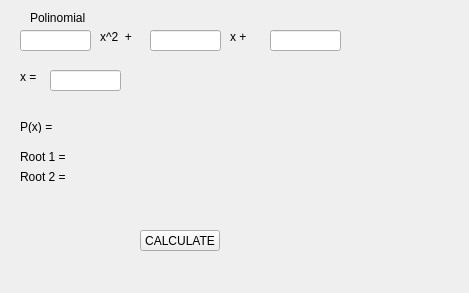
<?xml version="1.0" encoding="UTF-8"?>
<ui version="4.0">
 <class>Interface</class>
 <widget class="QWidget" name="Interface">
  <property name="geometry">
   <rect>
    <x>0</x>
    <y>0</y>
    <width>469</width>
    <height>293</height>
   </rect>
  </property>
  <property name="windowTitle">
   <string>Interface</string>
  </property>
  <widget class="QLabel" name="p_lbl_polinome">
   <property name="geometry">
    <rect>
     <x>30</x>
     <y>10</y>
     <width>81</width>
     <height>16</height>
    </rect>
   </property>
   <property name="text">
    <string>Polinomial</string>
   </property>
  </widget>
  <widget class="QLabel" name="label_2">
   <property name="geometry">
    <rect>
     <x>100</x>
     <y>30</y>
     <width>47</width>
     <height>13</height>
    </rect>
   </property>
   <property name="text">
    <string>x^2  + </string>
   </property>
  </widget>
  <widget class="QLabel" name="label_3">
   <property name="geometry">
    <rect>
     <x>230</x>
     <y>30</y>
     <width>47</width>
     <height>13</height>
    </rect>
   </property>
   <property name="text">
    <string>x + </string>
   </property>
  </widget>
  <widget class="QLabel" name="label_4">
   <property name="geometry">
    <rect>
     <x>20</x>
     <y>70</y>
     <width>47</width>
     <height>13</height>
    </rect>
   </property>
   <property name="text">
    <string>x =</string>
   </property>
  </widget>
  <widget class="QLabel" name="p_lbl_root1">
   <property name="geometry">
    <rect>
     <x>20</x>
     <y>150</y>
     <width>47</width>
     <height>13</height>
    </rect>
   </property>
   <property name="text">
    <string>Root 1 = </string>
   </property>
  </widget>
  <widget class="QLabel" name="p_lbl_root2">
   <property name="geometry">
    <rect>
     <x>20</x>
     <y>170</y>
     <width>47</width>
     <height>13</height>
    </rect>
   </property>
   <property name="text">
    <string>Root 2 = </string>
   </property>
  </widget>
  <widget class="QLabel" name="label_7">
   <property name="geometry">
    <rect>
     <x>20</x>
     <y>120</y>
     <width>47</width>
     <height>13</height>
    </rect>
   </property>
   <property name="text">
    <string>P(x) =</string>
   </property>
  </widget>
  <widget class="QLineEdit" name="p_led_a">
   <property name="geometry">
    <rect>
     <x>20</x>
     <y>30</y>
     <width>71</width>
     <height>21</height>
    </rect>
   </property>
  </widget>
  <widget class="QLineEdit" name="p_led_b">
   <property name="geometry">
    <rect>
     <x>150</x>
     <y>30</y>
     <width>71</width>
     <height>21</height>
    </rect>
   </property>
  </widget>
  <widget class="QLineEdit" name="p_led_c">
   <property name="geometry">
    <rect>
     <x>270</x>
     <y>30</y>
     <width>71</width>
     <height>21</height>
    </rect>
   </property>
  </widget>
  <widget class="QLineEdit" name="p_led_x">
   <property name="geometry">
    <rect>
     <x>50</x>
     <y>70</y>
     <width>71</width>
     <height>21</height>
    </rect>
   </property>
  </widget>
  <widget class="QPushButton" name="p_lbl_calculated_value">
   <property name="geometry">
    <rect>
     <x>140</x>
     <y>230</y>
     <width>80</width>
     <height>21</height>
    </rect>
   </property>
   <property name="text">
    <string>CALCULATE</string>
   </property>
  </widget>
 </widget>
 <layoutdefault spacing="6" margin="11"/>
 <resources/>
 <connections/>
</ui>
